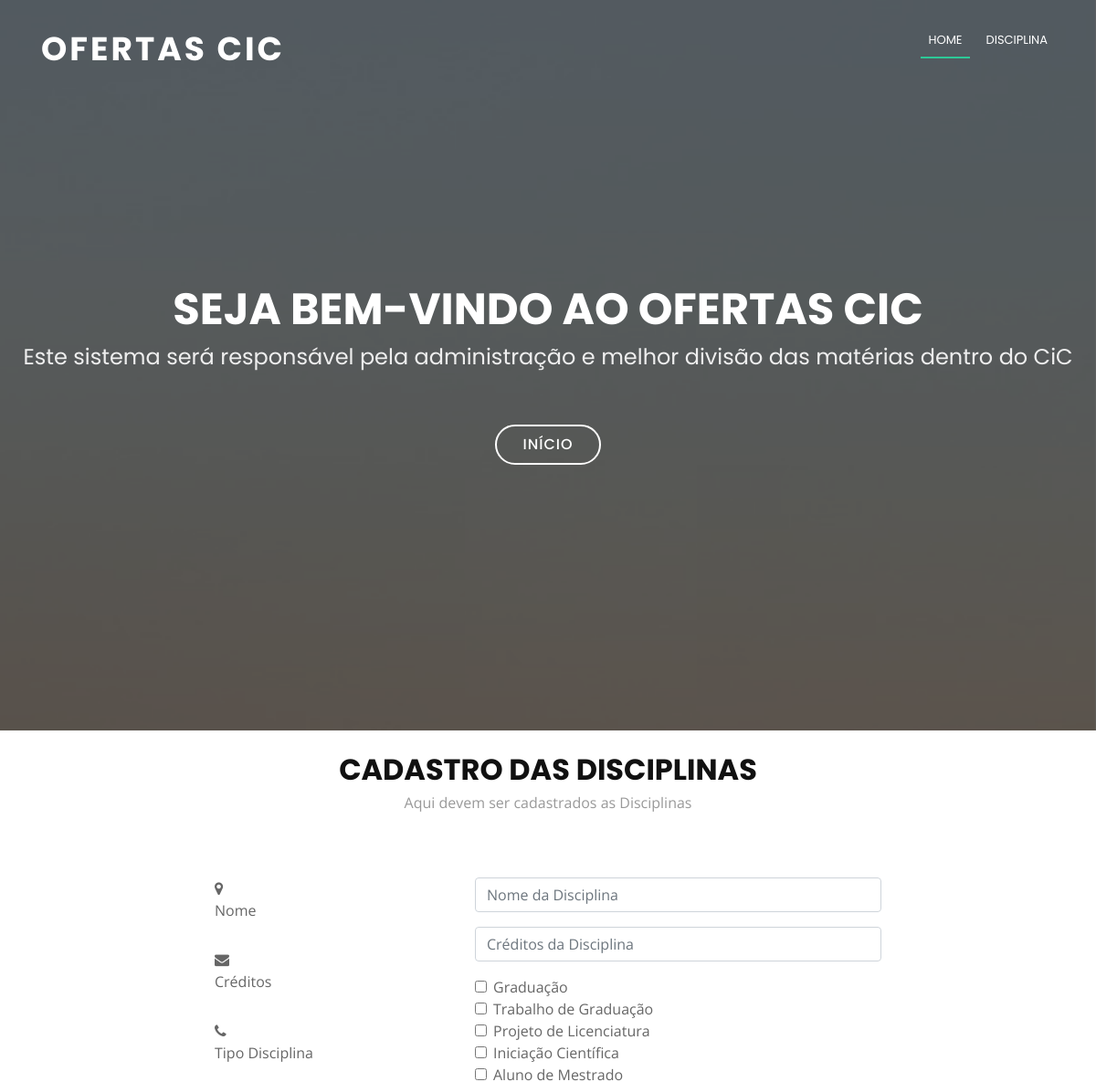
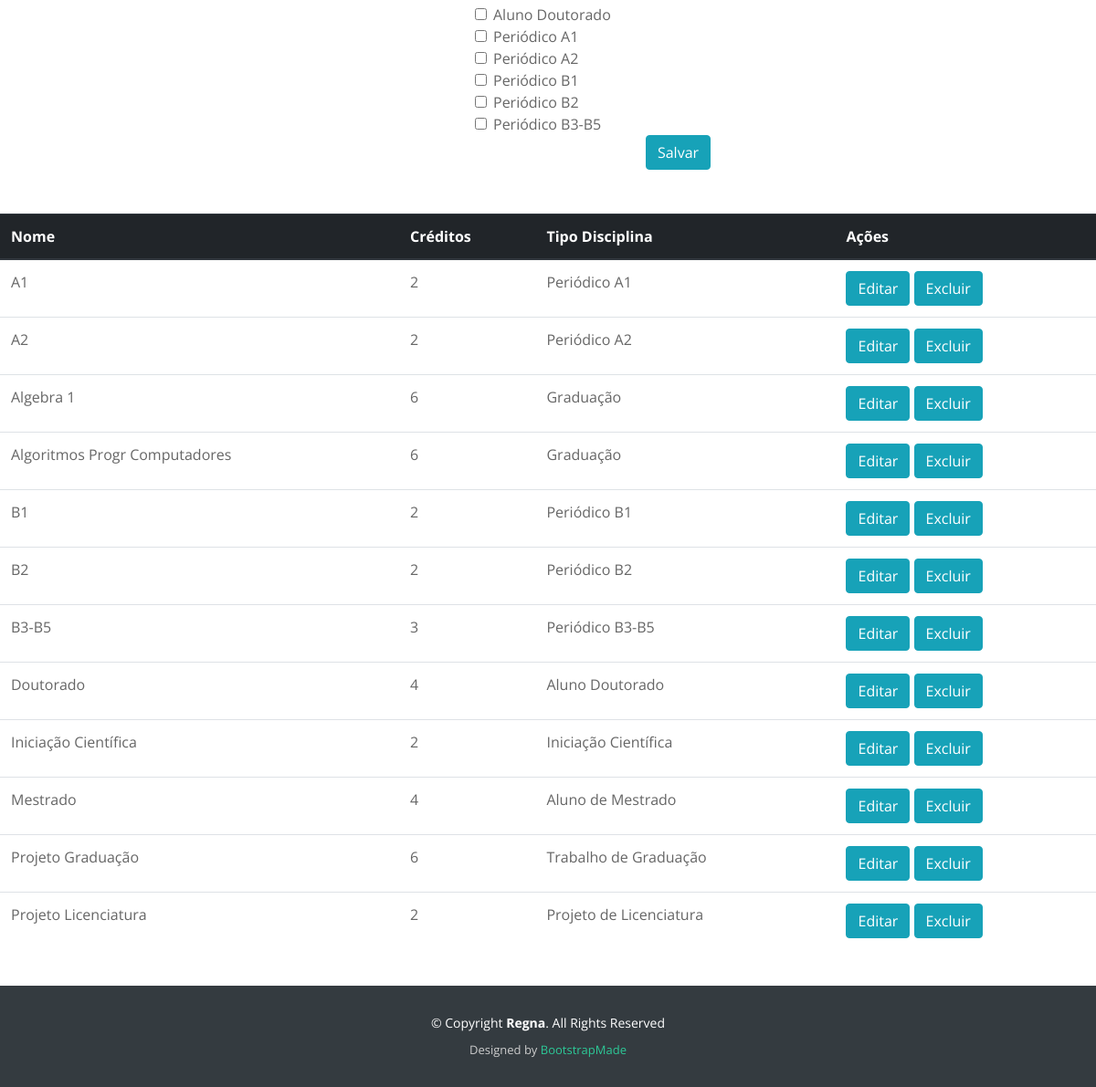
The app's page /cms/cadastroDisciplina/ with its own data (2 pictures, top to bottom).
### cms/models.py (models this page shows)
class tipo_disciplina(models.Model):
    id_tipo_disciplina = models.AutoField(primary_key = True)
    descricao = models.CharField('Descricao do tipo de disciplina', max_length = 500)
    ativo = models.BooleanField(default = True)
    objects = tipo_disciplina_manager()

class disciplina (models.Model):
    id_disciplina = models.AutoField(primary_key = True)
    nome = models.CharField('Nome da disciplina', max_length = 500)
    creditos = models.IntegerField('Numero de creditos da disciplina', null=True)
    id_tipo_disciplina = models.ForeignKey(tipo_disciplina, related_name = 'tipo_disciplina')
    ativo = models.BooleanField(default = True)
    objects = disciplina_manager()

### cms/views.py (the view)
def cadastroDisciplina(request):
    context = {}
    if request.method == 'POST':
        form = DisciplinaForm()
        tiposDisciplina = form.carregarTiposDisciplina()
        nome = request.POST.get('nome')
        print(nome + '\n')
        credito = request.POST.get('credito')
        print(credito + '\n')
        idDisciplina = request.GET.get('editar')
        print(str(idDisciplina) + '\n')
        for tipo in tiposDisciplina:
            idTipoDisciplina = request.POST.get(str(tipo.id_tipo_disciplina))
            print(str(idTipoDisciplina) + '\n')
            if (idTipoDisciplina == str(tipo.id_tipo_disciplina) or idTipoDisciplina == 'on'):
                tipoDisciplina = form.retornarTipoPorId(tipo.id_tipo_disciplina)
                break
        disciplinaSalvar = disciplina()
        if idDisciplina != None:
            disciplinaSalvar.id_disciplina = idDisciplina
        disciplinaSalvar.nome = nome
        disciplinaSalvar.creditos = credito
        disciplinaSalvar.id_tipo_disciplina = tipoDisciplina
        disciplinaSalvar.ativo = True
        print('Cheguei no salva \n')
        form.salvarDisciplina(disciplinaSalvar)
        disciplinas = form.carregarDisciplinasAlfabetico()
        return redirect('cadastroDisciplina')
    else:
        idDisciplina = request.GET.get('editar')
        if idDisciplina != None:
            form = DisciplinaForm()
            tiposDisciplina = form.carregarTiposDisciplina()
            disciplinas = form.carregarDisciplinasAlfabetico()
            disciplinaEditar = form.retornarDisciplinaPorId(idDisciplina)
            context['nome'] = disciplinaEditar.nome
            context['credito'] = disciplinaEditar.creditos
            for tipo in tiposDisciplina:
                if disciplinaEditar.id_tipo_disciplina.id_tipo_disciplina == tipo.id_tipo_disciplina:
                    context[str(tipo.id_tipo_disciplina)] = tipo.id_tipo_disciplina
                    context['tipoDis'] = tipo.id_tipo_disciplina
                    break
        else:
            idDisciplina = request.GET.get('excluir')
            if idDisciplina != None:
                form = DisciplinaForm()
                form.excluirDisciplina(idDisciplina)
                tiposDisciplina = form.carregarTiposDisciplina()
                disciplinas = form.carregarDisciplinasAlfabetico()
            else:
                form = DisciplinaForm()
                tiposDisciplina = form.carregarTiposDisciplina()
                disciplinas = form.carregarDisciplinasAlfabetico()
    context['tiposDisciplina'] = tiposDisciplina
    context['disciplinas'] = disciplinas
    context['form'] = form
    template_name = 'oferta/cadastroDisciplina.html'
    return render(request,template_name,context)

### cms/forms.py (shortened to what this page needs)
class DisciplinaForm(forms.ModelForm):
    def carregarTiposDisciplina(self):
        tipos = tipo_disciplina.objects.retornarTodos()
        return tipos
    def carregarDisciplinasAlfabetico(self):
        return disciplina.objects.retornarTodasDisciplinasAlfabetico()
    class Meta:
        model = disciplina
        fields = ('id_disciplina', 'nome', 'creditos', 'id_tipo_disciplina', 'ativo')

### cms/models.py (called while the page is built)
    def retornarTodos(self):
        return self.all()

    def retornarTodasDisciplinasAlfabetico(self):
        return self.all().order_by('nome')

### cms/templates/oferta/cadastroDisciplina.html (shortened to what this page needs)
{% extends "base.html" %}
{% load static  %}
{% block navbar %}
<ul class="nav-menu">
          <li class="menu-active"><a href="{% url 'index' %}">Home</a></li>
  <li><a href="#professor">Disciplina </a></li>
        </ul>
{% endblock %}
{% block content %}
<br id="contact">
      <div class="container wow fadeInUp">
        <div class="section-header">
          <h3 class="section-title">Cadastro das Disciplinas</h3>
          <p class="section-description">Aqui devem ser cadastrados as Disciplinas</p>
        </div>
      </div>
<div class="container wow fadeInUp">
        <div class="row justify-content-center">
          <div class="col-lg-3 col-md-4">
            <div class="info">
              <div>
                <i class="fa fa-map-marker"></i>
                <p>Nome</p>
              </div>
              <div>
                <i class="fa fa-envelope"></i>
                <p>Créditos</p>
              </div>
              <div>
                <i class="fa fa-phone"></i>
                <p>Tipo Disciplina</p>
              </div>
            </div>
          </div>
          <div class="col-lg-5 col-md-8">
            <div class="form">
              <form action="#professor" method="post">
                <div class="form-group">
                  <input type="text" name="nome" class="form-control" value="{{nome}}" id="name" placeholder="Nome da Disciplina" data-rule="minlen:4" data-msg="Por favor digite pelo 4 caracteres" />
                </div>
                <div class="form-group">
                  <input type="number" class="form-control" value="{{credito}}" name="credito" id="email" placeholder="Créditos da Disciplina"/>
                </div>
                <div class="form-check">
                  {% for tipo in tiposDisciplina %}
                    {% if tipoDis != tipo.id_tipo_disciplina %}
                      <input type="checkbox" class="form-check-input" id = "{{tipo.descricao}}" name="{{tipo.id_tipo_disciplina}}"/>
                      <label class="form-check-label" for="{{tipo.descricao}}">{{tipo.descricao}}</label>
                    {% else %}
                      <input type="checkbox" class="form-check-input" id = "{{tipo.descricao}}" value="{{tipo.id_tipo_disciplina}}" name="{{tipo.id_tipo_disciplina}}" checked/>
                      <label class="form-check-label" for="{{tipo.descricao}}">{{tipo.descricao}}</label>
                    {% endif %}
                  {% endfor %}
                </div>
                <div class="text-center"><button  class="btn btn-info"type="submit">Salvar</button></div>
              </form>
            </div>
          </div>
        </div>
      </div>
      <form method="get" action="#disciplina" >
      <table class="table">
        <thead class="thead-dark">
          <tr>
            <th scope="col">Nome</th>
            <th scope="col">Créditos</th>
              <th scope="col">Tipo Disciplina</th>
            <th scope="col">Ações</th>
          </tr>
        </thead>
        <tbody>
          {% for disc in disciplinas %}
          <tr>
            <td>
              {{disc.nome}}
            </td>
            <td>
              {{disc.creditos}}
            </td>
              <td>
                {{disc.id_tipo_disciplina.descricao}}
              </td>
              <td>
               <button class="btn btn-info" type="submit" value="{{disc.id_disciplina}}" name="editar" > Editar  </button>
               <button class="btn btn-info" type="submit" value="{{disc.id_disciplina}}" name="excluir"> Excluir </button>
            </td>
          </tr>
          {% endfor %}
        </tbody>
        </table>
        </form>
{% endblock %}

### cms/static/Regna/css/style.css (style rules this page uses)
body { background: #fff; color: #666666; font-family: "Open Sans", sans-serif; }
a { color: #2dc997; }
p { padding: 0; margin: 0 0 30px 0; }
h1, h2, h3, h4, h5, h6 { font-family: "Poppins", sans-serif; font-weight: 400; margin: 0 0 20px 0; padding: 0; }
.nav-menu, .nav-menu * { margin: 0; padding: 0; list-style: none; }
.nav-menu li { position: relative; white-space: nowrap; }
.nav-menu > li { float: left; }
.nav-menu a { padding: 0 8px 10px 8px; text-decoration: none; display: inline-block; color: #fff; font-family: "Poppins", sans-serif; font-weight: 400; text-transform: uppercase; font-size: 13px; outline: none; }
.nav-menu > li { margin-left: 10px; }
.nav-menu > li > a:before { content: ""; position: absolute; width: 100%; height: 2px; bottom: 0; left: 0; background-color: #2dc997; visibility: hidden; -webkit-transform: scaleX(0); transform: scaleX(0); -webkit-transition: all 0.3s ease-in-out 0s; transition: all 0.3s ease-in-out 0s; }
.nav-menu a:hover:before, .nav-menu li:hover > a:before, .nav-menu .menu-active > a:before { visibility: visible; -webkit-transform: scaleX(1); transform: scaleX(1); }
.section-header .section-title { font-size: 32px; color: #111; text-transform: uppercase; text-align: center; font-weight: 700; margin-bottom: 5px; }
.section-header .section-description { text-align: center; padding-bottom: 40px; color: #999; }

### records on screen
tipo_disciplina: descricao "Graduação"
tipo_disciplina: descricao "Trabalho de Graduação"
tipo_disciplina: descricao "Projeto de Licenciatura"
tipo_disciplina: descricao "Iniciação Científica"
tipo_disciplina: descricao "Aluno de Mestrado"
tipo_disciplina: descricao "Aluno Doutorado"
tipo_disciplina: descricao "Periódico A1"
tipo_disciplina: descricao "Periódico A2"
tipo_disciplina: descricao "Periódico B1"
tipo_disciplina: descricao "Periódico B2"
tipo_disciplina: descricao "Periódico B3-B5"
disciplina: nome "A1", creditos "2", id_tipo_disciplina.descricao "Periódico A1", {{ disc.id_disciplina }} 8 (drawn)
disciplina: nome "A2", creditos "2", id_tipo_disciplina.descricao "Periódico A2", {{ disc.id_disciplina }} 9 (drawn)
disciplina: nome "Algebra 1", creditos "6", id_tipo_disciplina.descricao "Graduação", {{ disc.id_disciplina }} 1 (drawn)
disciplina: nome "Algoritmos Progr Computadores", creditos "6", id_tipo_disciplina.descricao "Graduação", {{ disc.id_disciplina }} 2 (drawn)
disciplina: nome "B1", creditos "2", id_tipo_disciplina.descricao "Periódico B1", {{ disc.id_disciplina }} 10 (drawn)
disciplina: nome "B2", creditos "2", id_tipo_disciplina.descricao "Periódico B2", {{ disc.id_disciplina }} 11 (drawn)
disciplina: nome "B3-B5", creditos "3", id_tipo_disciplina.descricao "Periódico B3-B5", {{ disc.id_disciplina }} 12 (drawn)
disciplina: nome "Doutorado", creditos "4", id_tipo_disciplina.descricao "Aluno Doutorado", {{ disc.id_disciplina }} 7 (drawn)
disciplina: nome "Iniciação Científica", creditos "2", id_tipo_disciplina.descricao "Iniciação Científica", {{ disc.id_disciplina }} 5 (drawn)
disciplina: nome "Mestrado", creditos "4", id_tipo_disciplina.descricao "Aluno de Mestrado", {{ disc.id_disciplina }} 6 (drawn)
disciplina: nome "Projeto Graduação", creditos "6", id_tipo_disciplina.descricao "Trabalho de Graduação", {{ disc.id_disciplina }} 3 (drawn)
disciplina: nome "Projeto Licenciatura", creditos "2", id_tipo_disciplina.descricao "Projeto de Licenciatura", {{ disc.id_disciplina }} 4 (drawn)
